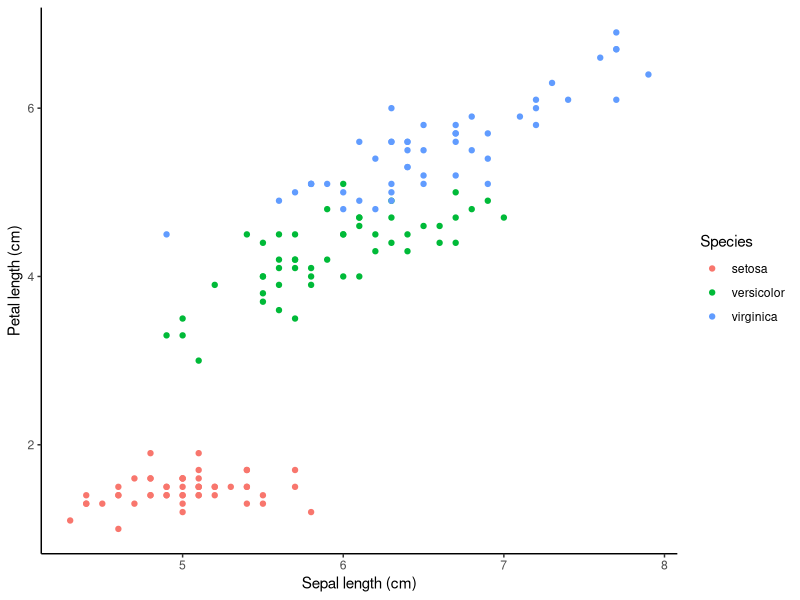

The R script that drew this image:
## ---- chunk 1
library(ggplot2)
g1 <- ggplot(iris, aes(Sepal.Length, Petal.Length, colour = Species)) +
  geom_point() +
  theme_classic()
print(g1 + labs(y = "Petal length (cm)", x = "Sepal length (cm)"))
## ---- chunk 2
date()
